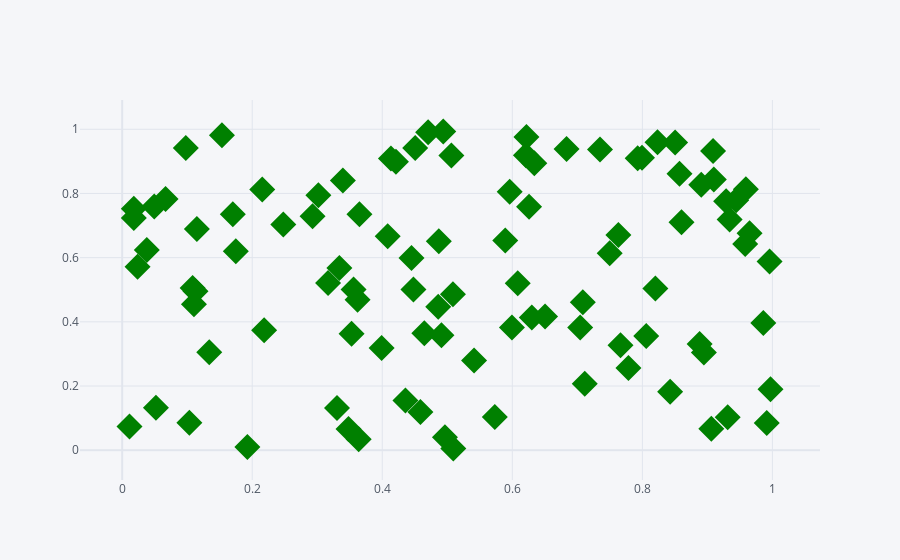

The cell this chart's notebook holds for it:
### Code cell
df.iplot(kind='scatter', x='A', y='B', mode='markers+text', size=20,
        color='green', symbol='diamond')
